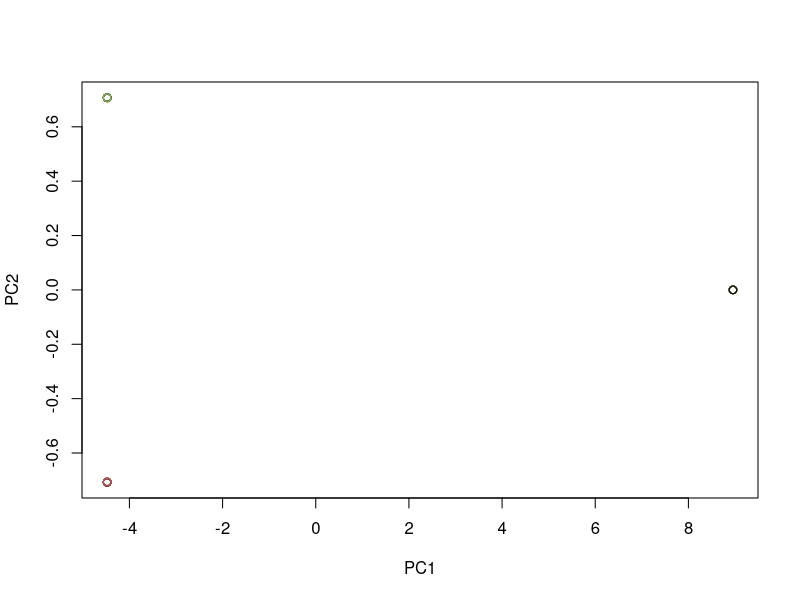

Recreate this plot in R. (Note: this script raises an error after producing the figure.)
#a.
x = matrix(rnorm(20*3*50, mean=0, sd=0.001), ncol=50)
x[1:20, 2] = 1
x[21:40, 1] = 10
x[21:40, 2] = 10
x[41:60, 1] = 1
#b
pca_result=prcomp(x)
summary(pca_result)
pca_result$x[,1:2]
plot(pca_result$x[,1:2], col=1:3)
#c
km_result = kmeans(x, 3, nstart=20)
km_result
table(km_result$cluster, c(rep(1,20), rep(2,20), rep(3,20)))
#d
km_result = kmeans(x, 2, nstart=20)
table(km_result$cluster, c(rep(1,20), rep(2,20), rep(3,20)))
#E
km_result = kmeans(x, 4, nstart=20)
table(km_result$cluster, c(rep(1,20), rep(2,20), rep(3,20)))
#f
km_result = kmeans(pca.out$x[,1:2], 3, nstart=20)
table(km_result$cluster, c(rep(1,20), rep(2,20), rep(3,20)))
#g
km_result = kmeans(scale(x), 3, nstart=20)
table(km_result$cluster, c(rep(1,20), rep(2,20), rep(3,20)))
